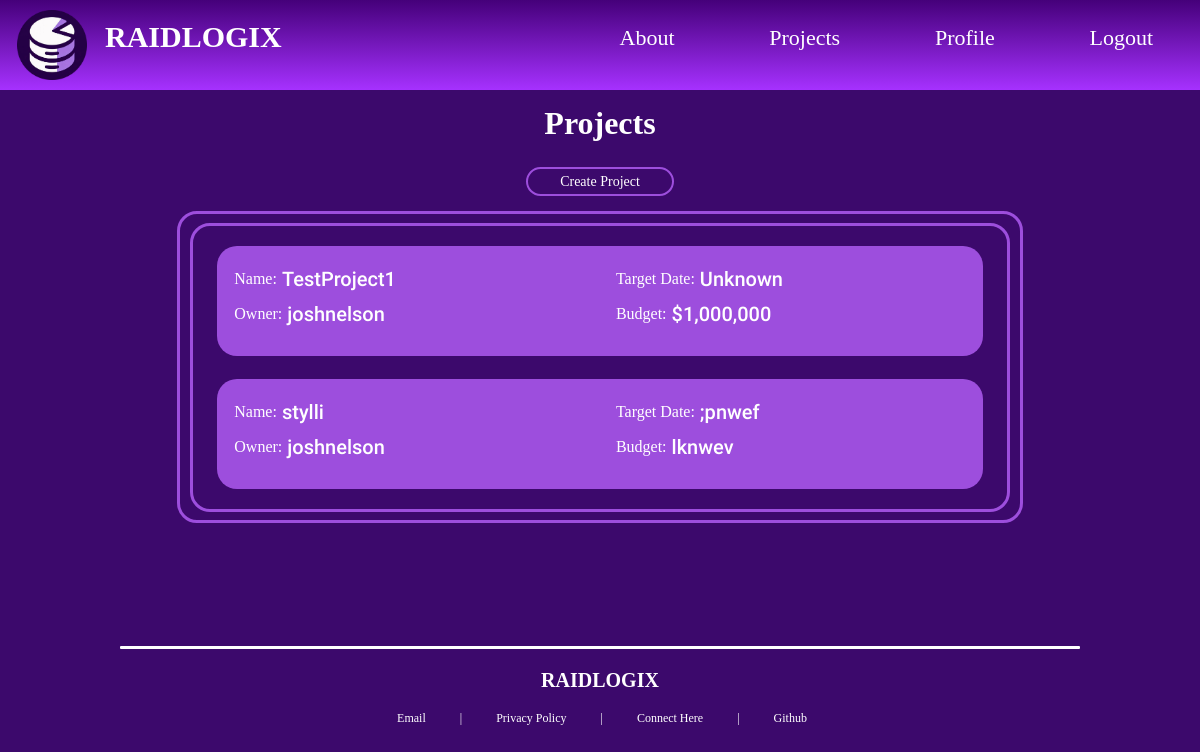
The page /projects/ (signed in) on the database as committed earlier.
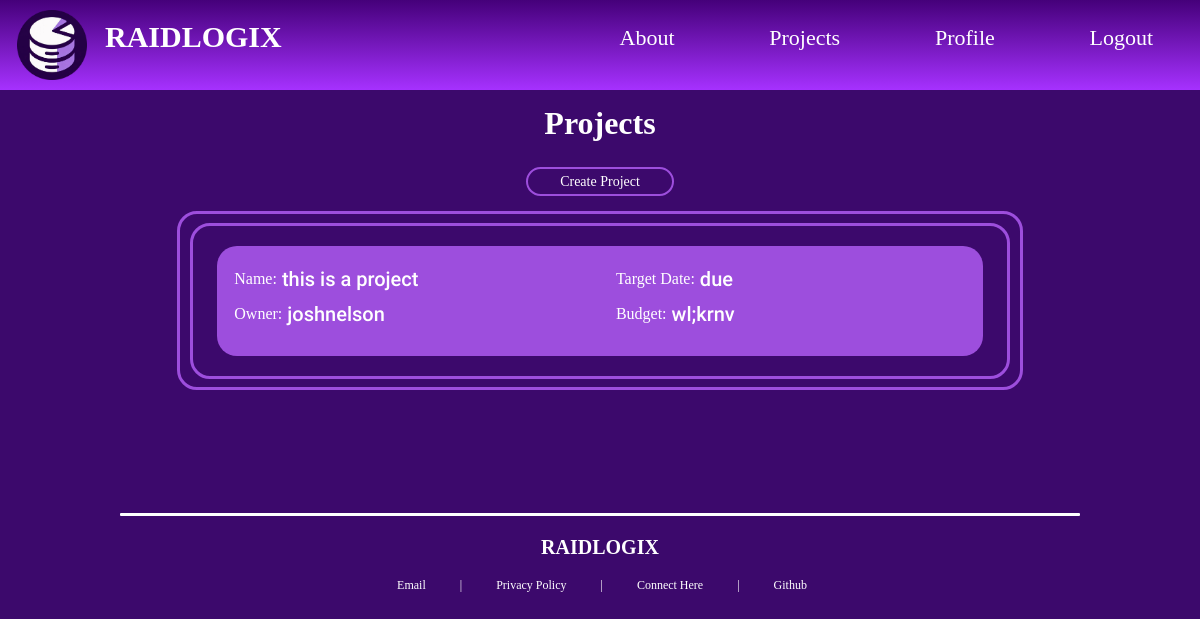
The same page on the database as committed later.
### raidlogix/models.py (models this page shows)
class project(models.Model):
    name = models.CharField(max_length=50)
    due = models.CharField(max_length=50)
    description = models.TextField()
    budget = models.TextField()

### raidlogix/views.py (the view)
# urls.py: path('projects/', views.projects, name="projects"),
@login_required
def projects(request):
    current_user = request.user
    user_projects_list = user_projects.objects.filter(user=current_user)
    projects = project.objects.filter(id__in=user_projects_list.values_list('project_id', flat=True))
    context = {
        'projects': projects,
        'user': current_user,
    }
    return render(request, 'project_list.html', context)

### raidlogix/templates/project_list.html
{% extends 'h_and_f.html' %}
{% block content %}
    <div id="block-project-list">
        <div id="project-header-wrapper">
            <div class="cool-text" id="project-header"><h1>Projects</h1></div>
            <div class="project-submenu">
                <div class="submenu-item"><a href="{% url 'create_project' %}">Create Project</a></div>
            </div>
        </div>
        <div class="project-outer-wrapper">
            <div class="project-inner-wrapper">
                {% if projects.count == 0 %}
                    <h1 id="empty-projects">NO PROJECTS</h1>
                {% else %}
                    {% for project in projects %}
                    <a id="project-container-link" href="{% url 'view_project' project.pk %}">
                    <div class="project-container">
                        <div class="left-project-container">
                            <div class="project-value">Name: <p class="project-list-value">&nbsp;{{ project.name }}</p></div>
                            <div class="project-value">Owner: <p class="project-list-value">&nbsp;{{ user.username }}</p></div>
                        </div>
                        <div class="right-project-container">
                            <div class="project-value">Target Date: <p class="project-list-value">&nbsp;{{ project.due }}</p></div>
                            <div class="project-value">Budget: <p class="project-list-value">&nbsp;{{ project.budget }}</p></div>
                        </div>
                    </div>
                    </a>
                    {% endfor %}
                {% endif %}
            </div>
        </div>
    </div>
{% endblock content %}

### raidlogix/templates/h_and_f.html (shortened to what this page needs)
<!DOCTYPE html>
<html lang="en">
    <head>
        {% load static %}
        <link rel="stylesheet" href="{% static 'main.css' %}">
    </head>
    <div id="header">
        <div id="text-and-logo-header">
            <img id="raidlogix_logo" src="{% static 'raidlogix_logo.png' %}" alt="Raidlogix Logo">
            <h2 id="header_title" class="cool-text"><a href="{% url 'landing-page' %}">RAIDLOGIX</a></h2>
        </div>
        <div id="navbar" class="cool-text">
            <ul >
                <li><a href="{% url 'home' %}">About</a></li>
                <li><a href="{% url 'projects' %}">Projects</a></li>
                <li><a href="{% url 'profile' %}">Profile</a></li>
                <li><a href="{% url 'sign_out' %}">Logout</a></li>
            </ul>
        </div>
    </div>
    <body>
            {% block content %}
            {% endblock content %}
    </body>
    <div id="footer">
        <div id="footer_line"></div>
        <h3 class="cool-text">RAIDLOGIX</h3>
        <div id="footer_list" class="cool-text">
            <ul>
                <li><a class="footer-value" href="mailto:joshuaknelson1202@icloud.com">Email</a></li>
                <li>|</li>
                <li><a class="footer-value" href="https://www.freeprivacypolicy.com/live/adde6ffd-2ef2-4933-b996-faa72a20d399">Privacy Policy</a></li>
                <li>|</li>
                <li><a class="footer-value" href="https://linkedin.com/in/joshuanelson01">Connect Here</a></li>
                <li>|</li>
                <li><a class="footer-value" href="https://github.com/joshnelson00">Github</a></li>
            </ul>
        </div>
    </div>
</html>

### raidlogix/static/main.css (style rules this page uses)
html { background-color:#3C096C; margin: 0%; padding: 0%; }
body { height: auto; display: flex; flex-direction: column; align-items: center; margin: 0%; padding: 0%; }
.cool-text { font-family: "Request"; color: white; }
#header { background-image: linear-gradient(#45007A, #A631FF); width: 100%; height: 90px; margin: 0%; position: absolute; top: 0; display: flex; }
#text-and-logo-header { display: flex; flex-direction: row; justify-content: center; }
#raidlogix_logo { width: 70px; height: 70px; position: relative; top: 9.5px; left:17px; }
#header_title { font-size: 30px; margin:0%; position: relative; padding-right:45px; margin-left: 35px; top: 20px; }
#header_title a { list-style-type: none; color: white; text-decoration: none; }
#navbar { display: inline-block; justify-content: space-between; width: 100%; height: 100%; }
#navbar ul { list-style: none; display: flex; position: relative; justify-content: space-between; top:10%; width: 65%; left:27%; }
#navbar ul li { display: inline; margin-left: 3%; margin-right: 3%; font-size: 22px; text-decoration: none; transition: transform .125s; }
#navbar ul li a { text-decoration: none; color: #ffffff; }
#footer { width: 100%; height: 180px; margin-top: 0%; bottom: 0; flex-direction: column; display: flex; justify-content: center; align-items: center; }
#footer h3 { font-size: 20px; margin-bottom: 0%; }
#footer_line { width:80%; height:3px; border-radius: 1px; background-color: white; }
#footer_list { display: flex; justify-content: space-evenly; width: 80%; margin: 0%; }
#footer_list li { list-style-type: none; display: inline-block; padding-left: 15px; padding-right: 15px; position: relative; right: 18px; margin: 0%; font-size: 12px; }
#footer_list a { color: white; text-decoration: none; }
#footer_list ul li a { color: white; text-decoration: none; transition: transform .125s; }
#block-project-list { display: flex; flex-direction: column; align-items: center; height: 100%; width: 100%; margin-top: 7%; margin-bottom: 5.75%; }
.project-list-value { font-family: "Roboto-Medium"; font-size: 20px; }
#project-container-link { width:94%; flex-direction: column; display: flex; align-items: center; text-decoration: none; }
.project-outer-wrapper { width: 70%; display: flex; flex-direction: column; align-items: center; border-color: #9D4EDD; border-style: solid; margin: 1%; border-radius: 20px; border-width: 3px; }
.project-inner-wrapper { width: 97%; height: 100%; margin: 1%; padding-bottom: 1%; padding-top: 1%; display: flex; flex-direction: column; align-items: center; border-color: #9D4EDD; border-style: solid; border-radius: 20px; border-width: 3px; }
.project-container { width: 100%; background-color: #9D4EDD; margin: 1%; margin-top: 1.5%; margin-bottom: 1.5%; border-radius: 20px; height: 110px; display: flex; flex-direction: row; overflow: hidden; white-space: nowrap; text-overflow: ellipsis; transition: transform .125s, background-color .125s; }
.left-project-container { width: 50%; height: 100%; display: flex; flex-direction: column; align-items: center; padding-top:2%; padding-bottom: 2%; padding-left: 0.5%; }
.right-project-container { width: 45%; height: 100%; display: flex; flex-direction: column; align-items: center; padding-top:2%; padding-bottom: 2%; padding-right: 0.5%; overflow: hidden; white-space: nowrap; text-overflow: ellipsis; }
.project-value { width: 93%; height: 32%; margin-left:1%; margin-right: 1%; font-family: "Request"; display: flex; flex-direction: row; align-items: center; color: white; }
#project-header-wrapper { display: flex; flex-direction: column; align-items: center; }
.project-submenu { display: flex; flex-direction: column; align-items: center; width: 100%; position: relative; }
.submenu-item { font-family: "Request"; font-size: 14px; padding-bottom:4%; padding-top: 4%; padding-left:15%; padding-right:15%; margin: 3%; background-color: #3C096C; border-style: solid; border-color: #9D4EDD; border-width: 2px; text-align: center; border-radius: 20px; width: 100%; transition: transform .125s, background-color .125s; }
.submenu-item a { text-decoration: none; color: #FFFFFF; }
.footer-value { font-family: "Request"; color: #fff; }

Rows that differ between the two databases and show on the page:
removed project: name "TestProject1", {{ user.username }} "joshnelson", due "Unknown", budget "$1,000,000"
removed project: name "stylli", {{ user.username }} "joshnelson", due ";pnwef", budget "lknwev"
added project: name "this is a project", {{ user.username }} "joshnelson", due "due", budget "wl;krnv"
